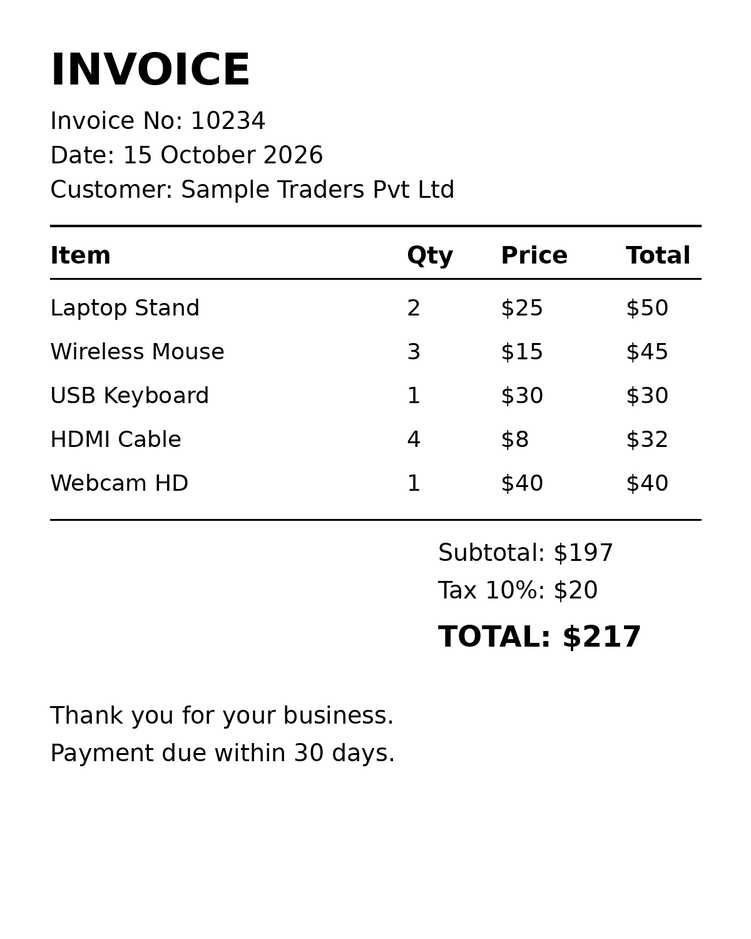
#> input picture sample_invoice.png, 751 x 939 px, shrunk from 1200 x 1500 before the run
$ jupyter execute --allow-errors Project4_OCR_Pipeline.ipynb   (shell and % lines are left out)
#> lines starting #> are read from the running program, lines starting #| are printed output that depends on the picture; after the words box and inside, x2 and y2 are one past the last pixel; in counts of white or black regions, pixels touching at a corner belong together
# Project 4: OCR Pipeline with Tesseract and OpenCV
**Goal:** Extract machine-readable text from a raw image and validate it with at least 80% confidence.

**Pipeline:** Load image -> Grayscale -> Gaussian Blur -> Adaptive Threshold -> Deskew -> Tesseract OCR -> 80% confidence filter -> Visual output

## 1. Install dependencies

## 2. Imports and settings

[cell 1]
import cv2
import numpy as np
import pytesseract
import matplotlib.pyplot as plt
from google.colab import files

CONF_THRESHOLD = 80   # minimum confidence (%) to keep a word
PSM_MODE = 6          # 3=auto, 6=text block, 7=single line, 11=sparse text (invoices)

## 3. Upload an image
Use a sharp, well-lit photo of printed text.

[cell 2]
uploaded = files.upload()
#> the answer given: sample_invoice.png
image_path = list(uploaded.keys())[0]
image = cv2.imread(image_path)
#> image is the input picture: shape (939, 751, 3); min 0, max 255, mean 245.5

plt.figure(figsize=(8, 8))
plt.imshow(cv2.cvtColor(image, cv2.COLOR_BGR2RGB))
plt.title("Original image")
plt.axis("off")
plt.show()

## 4. Pre-processing: grayscale, Gaussian blur, adaptive thresholding

[cell 3]
gray = cv2.cvtColor(image, cv2.COLOR_BGR2GRAY)
blur = cv2.GaussianBlur(gray, (5, 5), 0)
thresh = cv2.adaptiveThreshold(
    blur, 255,
    cv2.ADAPTIVE_THRESH_GAUSSIAN_C,
    cv2.THRESH_BINARY,
    31, 15,
)
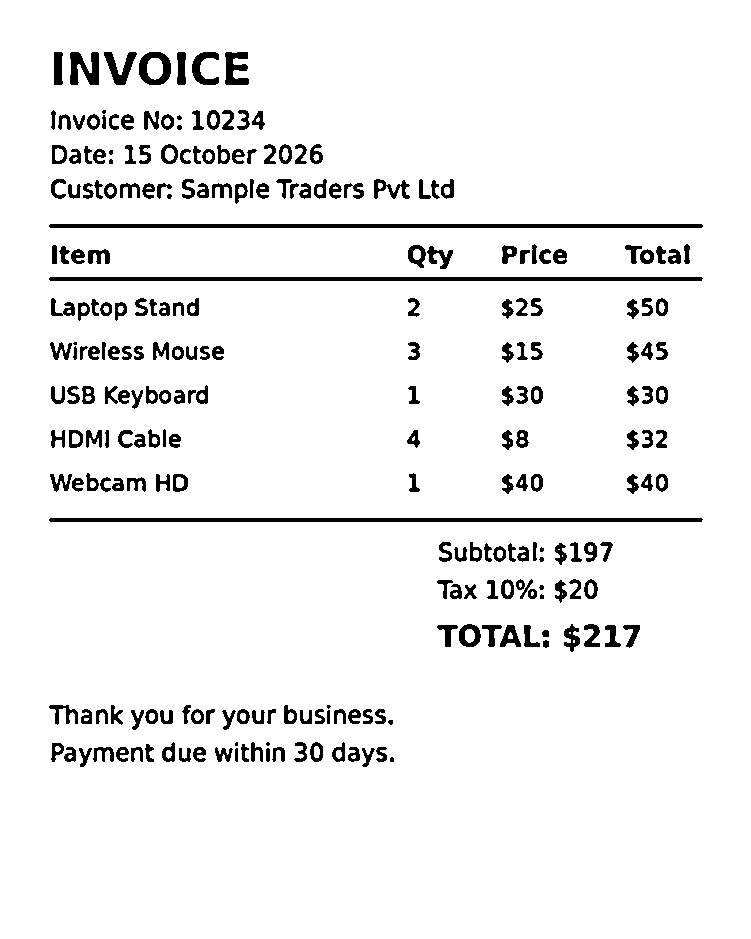
#> thresh: shape (939, 751); 94.3% white; 260 black regions (13 under 20 px), largest, box (x1, y1, x2, y2) and area: (49, 224, 703, 228) 2612, (49, 277, 703, 281) 2611, (49, 518, 703, 522) 2611

fig, axes = plt.subplots(1, 3, figsize=(18, 6))
for ax, img, title in zip(axes, [gray, blur, thresh],
                          ["1. Grayscale", "2. Gaussian Blur", "3. Adaptive Threshold"]):
    ax.imshow(img, cmap="gray")
    ax.set_title(title)
    ax.axis("off")
#> this loop made 3 passes
#> title on passes 1 to 3: '1. Grayscale', '2. Gaussian Blur', '3. Adaptive Threshold'
plt.show()
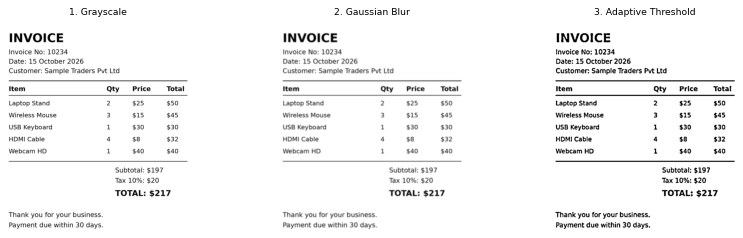
#> figure drawn by matplotlib, 3 panels

## 5. Deskew (straighten tilted text)

[cell 4]
def deskew(binary):
    coords = np.column_stack(np.where(binary < 128))
#> coords = 39852 pairs, first value 52 to 766, second value 49 to 702
    if len(coords) < 50:
        return binary
    angle = cv2.minAreaRect(coords)[-1]
#> angle = -90
    angle = -(90 + angle) if angle < -45 else -angle
#> angle = 0
    if abs(angle) < 0.5:
        return binary
    h, w = binary.shape
    M = cv2.getRotationMatrix2D((w // 2, h // 2), angle, 1.0)
    return cv2.warpAffine(binary, M, (w, h), flags=cv2.INTER_CUBIC,
                          borderMode=cv2.BORDER_REPLICATE)

processed = deskew(thresh)
plt.figure(figsize=(8, 8))
plt.imshow(processed, cmap="gray")
plt.title("Final pre-processed image")
plt.axis("off")
plt.show()
